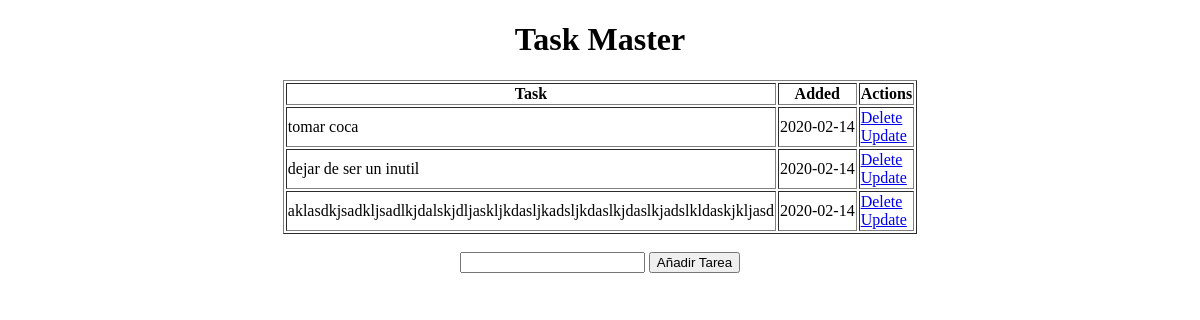
The app's page /, older data.
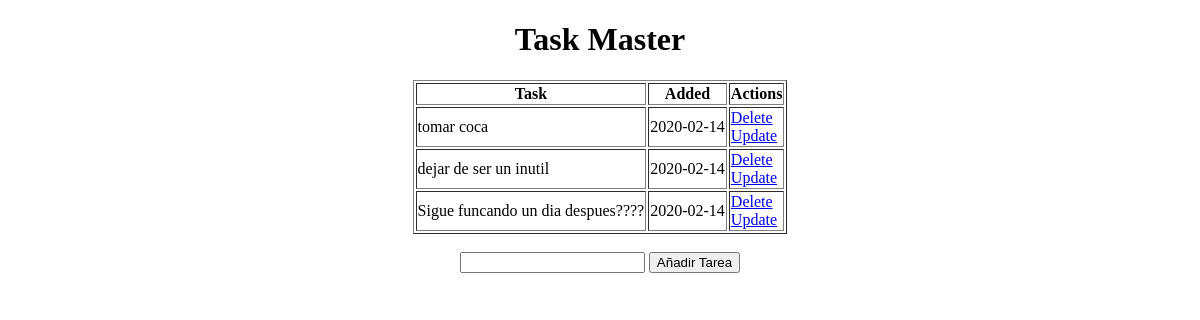
The same page, newer data.
### app.py (models this page shows, shortened)
class lista(db.Model):
    id = db.Column(db.Integer, primary_key=True)
    content = db.Column(db.String(200), nullable=False)
    date_created = db.Column(db.DateTime, default=datetime.utcnow)

### app.py (the view)
@app.route('/', methods=['GET', 'POST'])
def index():
    if request.method == "POST":
        task_content =  request.form['content']
        new_task = lista(content=task_content)
        try:
            db.session.add(new_task)
            db.session.commit()
            return redirect('/')
        except:
            return 'Hubo un problema al procesar su solicitud'
    else:
        tasks = lista.query.order_by(lista.date_created).all()
        return render_template('index.html', tasks=tasks)

### templates/index.html (shortened to what this page needs)
{% extends 'base.html' %}
{% block body %}
<div class="content">
    <h1 style="text-align: center;"> Task Master </h1>
    {% if tasks|length < 1 %}
    <h4 style="text-align: center;">No hay tareas para mostrar. Agrege una debajo</1>
    <br>
    {% else %}
    <table  align="center", border="1">
        <tr>
            <th>Task</th>
            <th>Added</th>
            <th>Actions</th>
        </tr>
    {% for task in tasks %}
        <tr>
            <td>{{ task.content }} </td>
            <td>{{ task.date_created.date() }}</td>
            <td>
                <a href="/delete/{{ task.id }}">Delete</a>
                <br>
                <a href="/update/{{ task.id }}">Update</a>
            </td>
        </tr>
    {% endfor %}
    </table>
    {% endif %}
    <br>
    <form action="/" method="POST" align="center">
        <input type="text" name="content" id="content">
        <input type="submit" value="Añadir Tarea">
    </form>
</div>
{% endblock %}

### templates/base.html (shortened to what this page needs)
<!DOCTYPE html>
<html lang="en">
<head>
    <link rel="stylesheet" rel="{{ url_for('static', filename='css/main.css') }}">
</head>
<body>
    {% block body %} {% endblock %}
</body>
</html>

Row changes from the older to the newer data that the page shows:
removed lista: content "aklasdkjsadkljsadlkjdalskjdljaskljkdasljkadsljkdaslkjdaslkjadslkldaskjkljasd", date_created "2020-02-14"
added lista: content "Sigue funcando un dia despues????", date_created "2020-02-14"
